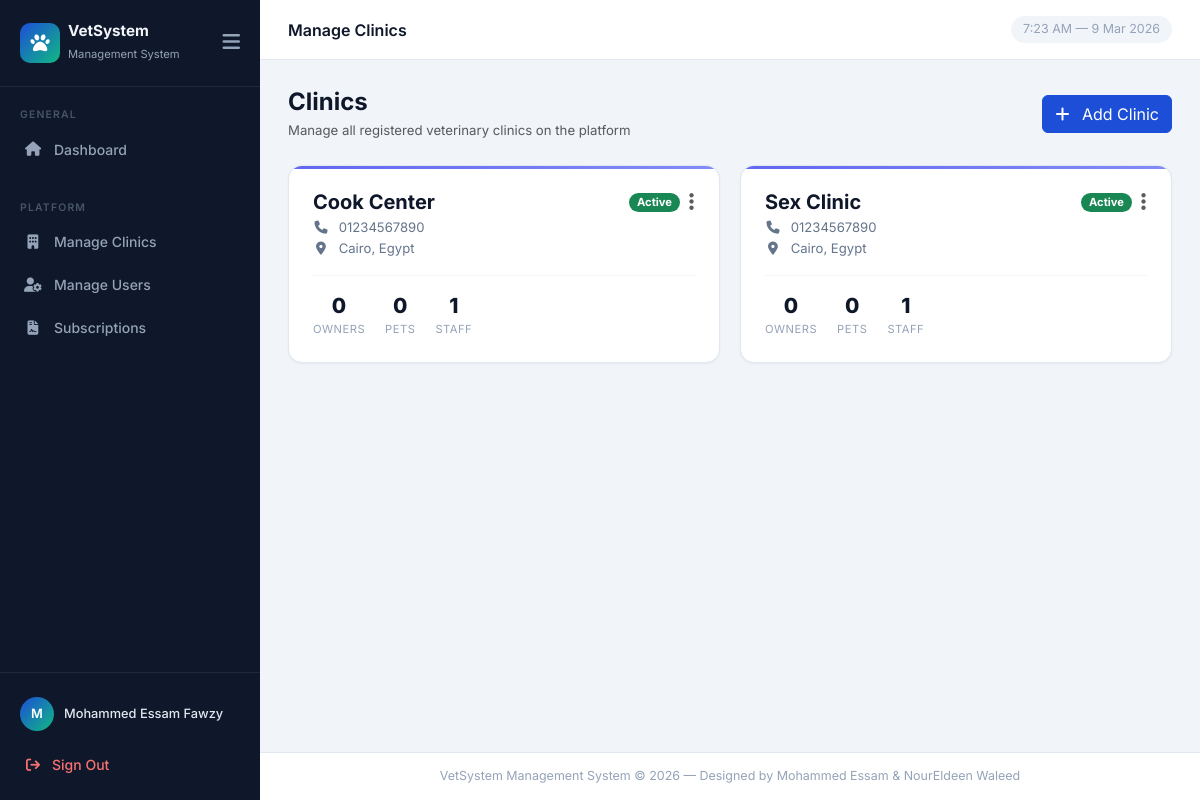
/clinics/ (signed in), run on the app's committed database.
### vetlogin/models.py (models this page shows, shortened)
class SiteOwnerProfile(models.Model):
    user = models.OneToOneField(User, on_delete=models.CASCADE, related_name='siteownerprofile')
    name = models.CharField(max_length=255)
    phone_number = models.CharField(max_length=20, blank=True, null=True)

### clinics/models.py (models this page shows, shortened)
class Clinic(models.Model):
    name = models.CharField(max_length=200)
    phone = models.CharField(max_length=20, blank=True, null=True)
    address = models.CharField(max_length=500, blank=True, null=True)
    logo = models.ImageField(upload_to='clinic_logos/', blank=True, null=True)
    created_at = models.DateTimeField(default=timezone.now)
    is_active = models.BooleanField(default=True)
    class Meta:
        ordering = ['name']

### vetlogin/views.py (the view)
# urls.py: path('clinics/', views.manage_clinics, name='manage_clinics'),
@siteowner_required
def manage_clinics(request):
    clinics = Clinic.objects.all().order_by('name')
    from owners.models import Owner, Pet
    for c in clinics:
        c.owner_count = Owner.objects.filter(clinic=c).count()
        c.pet_count = Pet.objects.filter(owner__clinic=c).count()
        c.staff_count = (
            ClinicOwnerProfile.objects.filter(clinic=c).count() +
            DoctorProfile.objects.filter(clinic=c).count() +
            PetshopProfile.objects.filter(clinic=c).count()
        )
        try:
            c.sub = c.subscription
        except ClinicSubscription.DoesNotExist:
            c.sub = None
    return render(request, 'vetlogin/manage_clinics.html', {'clinics': clinics})

### vetlogin/templatetags/role_tags.py (called while the page is built)
@register.filter
def is_siteowner(user):
    return hasattr(user, 'siteownerprofile')

@register.filter
def is_clinic_owner(user):
    return hasattr(user, 'clinicownerprofile')

@register.filter
def is_doctor(user):
    return hasattr(user, 'doctorprofile')

@register.filter
def is_petshop(user):
    return hasattr(user, 'petshopprofile')

@register.filter
def profile_name(user):
    if not user.is_authenticated:
        return user.username
    try:
        if hasattr(user, 'siteownerprofile'):
            return user.siteownerprofile.name
        elif hasattr(user, 'clinicownerprofile'):
            return user.clinicownerprofile.name
        elif hasattr(user, 'doctorprofile'):
            return user.doctorprofile.name
        elif hasattr(user, 'petshopprofile'):
            return user.petshopprofile.name
    except Exception:
        pass
    return user.username

### templates/vetlogin/manage_clinics.html (shortened to what this page needs)
{% extends 'base.html' %}
{% load role_tags %}
{% block page_title %}Manage Clinics{% endblock %}
{% block content %}
<div class="page-header d-flex justify-content-between align-items-center mb-4">
    <div>
        <h2 class="h4 mb-1">Clinics</h2>
        <p class="text-muted mb-0">Manage all registered veterinary clinics on the platform</p>
    </div>
    <button type="button" class="btn btn-primary" data-bs-toggle="modal" data-bs-target="#addClinicModal">
        <i class="fa-solid fa-plus me-2"></i> Add Clinic
    </button>
</div>
<div class="clinics-grid">
    {% for c in clinics %}
    <div class="clinic-manage-card">
        <div class="d-flex justify-content-between align-items-start mb-2">
            <div>
                <h5>{{ c.name }}</h5>
                {% if c.phone %}
                <div class="meta-row"><i class="fa-solid fa-phone"></i> {{ c.phone }}</div>
                {% endif %}
                {% if c.address %}
                <div class="meta-row"><i class="fa-solid fa-location-dot"></i> {{ c.address }}</div>
                {% endif %}
            </div>
            <div class="d-flex align-items-center gap-2">
                {% if c.is_active %}
                <span class="badge bg-success rounded-pill px-2" style="font-size:.7rem">Active</span>
                {% else %}
                <span class="badge bg-secondary rounded-pill px-2" style="font-size:.7rem">Inactive</span>
                {% endif %}
                <div class="dropdown">
                    <button class="btn btn-sm btn-link text-muted p-0" type="button" data-bs-toggle="dropdown">
                        <i class="fa-solid fa-ellipsis-vertical fs-5"></i>
                    </button>
                </div>
            </div>
        </div>
        <div class="clinic-stats-row">
            <div class="stat-block">
                <div class="num">{{ c.owner_count }}</div>
                <div class="lbl">Owners</div>
            </div>
            <div class="stat-block">
                <div class="num">{{ c.pet_count }}</div>
                <div class="lbl">Pets</div>
            </div>
            <div class="stat-block">
                <div class="num">{{ c.staff_count }}</div>
                <div class="lbl">Staff</div>
            </div>
        </div>
    </div>
    {% endfor %}
</div>
{% endblock %}

### templates/base.html (shortened to what this page needs)
<!DOCTYPE html>
<html lang="en">
<head>
    <link href="https://cdn.jsdelivr.net/npm/bootstrap@5.3.3/dist/css/bootstrap.min.css" rel="stylesheet">
    <link href="https://cdnjs.cloudflare.com/ajax/libs/font-awesome/6.5.0/css/all.min.css" rel="stylesheet">
    <link href="https://cdn.jsdelivr.net/npm/tom-select@2.3.1/dist/css/tom-select.bootstrap5.min.css" rel="stylesheet">
    {% load static %}
    {% load role_tags %}
</head>
<body>
    <nav id="sidebar">
        <div class="sidebar-brand">
            <a href="{% url 'home' %}" class="d-flex align-items-center gap-2 text-decoration-none">
                <div class="brand-icon text-white"><i class="fa-solid fa-paw text-white"></i></div>
                <div class="brand-text">
                    <h4>{% if request.clinic %}{{ request.clinic.name }}{% else %}VetSystem{% endif %}</h4>
                    <small>Management System</small>
                </div>
            </a>
            <button id="sidebarToggle">
                <i class="fa-solid fa-bars fs-5"></i>
            </button>
        </div>
        <div class="sidebar-section">
            <div class="sidebar-section-label">General</div>
            <a href="{% url 'home' %}" class="nav-item-sb">
                <i class="fa-solid fa-house"></i> <span class="nav-text">Dashboard</span>
            </a>
        </div>
        {% if request.user|is_siteowner %}
        <div class="sidebar-section">
            <div class="sidebar-section-label">Platform</div>
            <a href="{% url 'manage_clinics' %}" class="nav-item-sb">
                <i class="fa-solid fa-building"></i> <span class="nav-text">Manage Clinics</span>
            </a>
            <a href="{% url 'add_user' %}" class="nav-item-sb">
                <i class="fa-solid fa-user-gear"></i> <span class="nav-text">Manage Users</span>
            </a>
            <a href="{% url 'subscription_history' %}" class="nav-item-sb">
                <i class="fa-solid fa-file-contract"></i> <span class="nav-text">Subscriptions</span>
            </a>
        </div>
        {% endif %}
        <div class="sidebar-footer">
            <div class="user-info">
                <div class="avatar">{{ user|profile_name|slice:":1"|upper }}</div>
                <div class="uname nav-text">{{ user|profile_name }}</div>
            </div>
            <a href="{% url 'logout' %}" class="logout-btn">
                <i class="fa-solid fa-arrow-right-from-bracket"></i> <span class="nav-text">Sign Out</span>
            </a>
        </div>
    </nav>
    <div id="main">
        <div id="topbar">
            <div style="min-width:0;">
                <div class="page-title">{% block page_title %}{% endblock %}</div>
            </div>
            <div class="topbar-right">
                <span class="time-chip" id="clock"></span>
            </div>
        </div>
        <div class="page-body">
            {% block content %}{% endblock %}
        </div>
        <footer>
            {% if request.clinic %}{{ request.clinic.name }}{% else %}VetSystem{% endif %} Management System &copy; 2026
            — Designed by Mohammed Essam & NourEldeen Waleed
        </footer>
    </div>
</body>
</html>

### templates/base.html (style rules this page uses)
:root { --sidebar-w: 260px; --sidebar-bg: #0f172a; --sidebar-hover: #1e293b; --sidebar-active: #1d4ed8; --accent: #3b82f6; --accent-green: #10b981; --text-muted: #94a3b8; --body-bg: #f1f5f9; --card-bg: #ffffff; --header-h: 60px; }
* { margin: 0; padding: 0; box-sizing: border-box; }
body { font-family: 'Inter', sans-serif; background: var(--body-bg); min-height: 100vh; display: flex; }
#sidebar { width: var(--sidebar-w); min-height: 100vh; background: var(--sidebar-bg); display: flex; flex-direction: column; position: fixed; left: 0; top: 0; bottom: 0; z-index: 1000; transition: width 0.3s ease, transform 0.3s ease; overflow-x: hidden; overflow-y: auto; }
.sidebar-brand { display: flex; align-items: center; gap: 12px; padding: 22px 20px; border-bottom: 1px solid #1e293b; text-decoration: none; position: relative; }
.sidebar-brand .brand-icon { width: 40px; height: 40px; background: linear-gradient(135deg, #1d4ed8, #10b981); border-radius: 10px; display: flex; align-items: center; justify-content: center; font-size: 1.2rem; flex-shrink: 0; }
.sidebar-brand .brand-text h4 { color: #f1f5f9; font-size: 0.95rem; font-weight: 700; margin: 0; line-height: 1.2; }
.sidebar-brand .brand-text small { color: var(--text-muted); font-size: 0.7rem; }
.sidebar-section { padding: 20px 12px 8px; }
.sidebar-section-label { color: #475569; font-size: 0.65rem; font-weight: 600; text-transform: uppercase; letter-spacing: 1.2px; padding: 0 8px; margin-bottom: 6px; }
.nav-item-sb { display: flex; align-items: center; gap: 12px; padding: 10px 12px; border-radius: 8px; color: #94a3b8; text-decoration: none; font-size: 0.875rem; font-weight: 500; transition: all 0.15s ease; margin-bottom: 2px; position: relative; }
.nav-item-sb i { width: 18px; text-align: center; font-size: 0.9rem; flex-shrink: 0; }
.sidebar-footer { margin-top: auto; border-top: 1px solid #1e293b; padding: 16px 12px; }
.sidebar-footer .user-info { display: flex; align-items: center; gap: 10px; padding: 8px; border-radius: 8px; }
.sidebar-footer .avatar { width: 34px; height: 34px; background: linear-gradient(135deg, #1d4ed8, #10b981); border-radius: 50%; display: flex; align-items: center; justify-content: center; color: white; font-weight: 600; font-size: 0.8rem; flex-shrink: 0; }
.sidebar-footer .uname { color: #e2e8f0; font-size: 0.8rem; font-weight: 500; white-space: nowrap; overflow: hidden; text-overflow: ellipsis; }
.sidebar-footer .logout-btn { display: flex; align-items: center; gap: 10px; padding: 9px 12px; border-radius: 8px; color: #f87171; text-decoration: none; font-size: 0.875rem; font-weight: 500; transition: background 0.15s; margin-top: 6px; }
.sidebar-footer .logout-btn i { width: 18px; text-align: center; }
#main { margin-left: var(--sidebar-w); flex: 1; display: flex; flex-direction: column; min-height: 100vh; transition: margin-left 0.3s ease; min-width: 0; }
#topbar { height: var(--header-h); background: var(--card-bg); border-bottom: 1px solid #e2e8f0; display: flex; align-items: center; padding: 0 28px; gap: 16px; position: sticky; top: 0; z-index: 100; }
#topbar .page-title { font-size: 1rem; font-weight: 600; color: #0f172a; white-space: nowrap; overflow: hidden; text-overflow: ellipsis; }
#topbar .topbar-right { margin-left: auto; display: flex; align-items: center; gap: 16px; flex-shrink: 0; }
#topbar .topbar-right .time-chip { font-size: 0.78rem; color: var(--text-muted); background: #f1f5f9; padding: 4px 12px; border-radius: 50px; white-space: nowrap; }
.page-body { padding: 28px; flex: 1; }
.btn-primary { background: #1d4ed8; border-color: #1d4ed8; }
.page-header { display: flex; align-items: flex-start; justify-content: space-between; gap: 12px; flex-wrap: wrap; margin-bottom: 24px; }
.page-header h2 { font-size: 1.5rem; font-weight: 700; color: #0f172a; margin: 0; }
.page-header p { font-size: 0.825rem; color: var(--text-muted); margin: 2px 0 0; }
footer { background: var(--card-bg); border-top: 1px solid #e2e8f0; padding: 14px 28px; font-size: 0.78rem; color: var(--text-muted); text-align: center; }
#sidebarToggle { color: var(--text-muted); background: transparent; border: none; cursor: pointer; padding: 5px; position: absolute; right: 15px; top: 50%; transform: translateY(-50%); transition: color 0.2s; }

### data on the page
Clinic: name "Cook Center", phone "01234567890", address "Cairo, Egypt", is_active "Active", owner_count "0", pet_count "0", staff_count "1"
Clinic: name "Sex Clinic", phone "01234567890", address "Cairo, Egypt", is_active "Active", owner_count "0", pet_count "0", staff_count "1"

### other printed values
{{ user|profile_name|slice:":1"|upper }} "M"
{{ user|profile_name }} "Mohammed Essam Fawzy"
